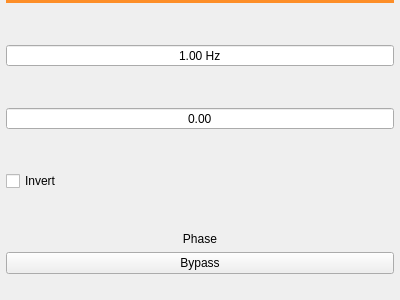
<?xml version="1.0" encoding="UTF-8"?>
<ui version="4.0">
 <class>QPhase</class>
 <widget class="QWidget" name="QPhase">
  <property name="geometry">
   <rect>
    <x>0</x>
    <y>0</y>
    <width>400</width>
    <height>300</height>
   </rect>
  </property>
  <property name="contextMenuPolicy">
   <enum>Qt::NoContextMenu</enum>
  </property>
  <property name="windowTitle">
   <string>Form</string>
  </property>
  <layout class="QVBoxLayout" name="verticalLayout">
   <property name="leftMargin">
    <number>6</number>
   </property>
   <property name="topMargin">
    <number>0</number>
   </property>
   <property name="rightMargin">
    <number>6</number>
   </property>
   <property name="bottomMargin">
    <number>6</number>
   </property>
   <item>
    <widget class="Line" name="line">
     <property name="styleSheet">
      <string notr="true">color: #FD8E28;</string>
     </property>
     <property name="frameShadow">
      <enum>QFrame::Plain</enum>
     </property>
     <property name="lineWidth">
      <number>4</number>
     </property>
     <property name="orientation">
      <enum>Qt::Horizontal</enum>
     </property>
    </widget>
   </item>
   <item>
    <spacer name="verticalSpacer_3">
     <property name="orientation">
      <enum>Qt::Vertical</enum>
     </property>
     <property name="sizeHint" stdset="0">
      <size>
       <width>20</width>
       <height>40</height>
      </size>
     </property>
    </spacer>
   </item>
   <item>
    <widget class="QMyDoubleSpinBox" name="doubleSpinBoxFc">
     <property name="contextMenuPolicy">
      <enum>Qt::NoContextMenu</enum>
     </property>
     <property name="alignment">
      <set>Qt::AlignCenter</set>
     </property>
     <property name="buttonSymbols">
      <enum>QAbstractSpinBox::NoButtons</enum>
     </property>
     <property name="suffix">
      <string> Hz</string>
     </property>
     <property name="minimum">
      <double>1.000000000000000</double>
     </property>
     <property name="maximum">
      <double>20000.000000000000000</double>
     </property>
    </widget>
   </item>
   <item>
    <spacer name="verticalSpacer_2">
     <property name="orientation">
      <enum>Qt::Vertical</enum>
     </property>
     <property name="sizeHint" stdset="0">
      <size>
       <width>20</width>
       <height>40</height>
      </size>
     </property>
    </spacer>
   </item>
   <item>
    <widget class="QMyDoubleSpinBox" name="doubleSpinBoxQ">
     <property name="contextMenuPolicy">
      <enum>Qt::NoContextMenu</enum>
     </property>
     <property name="alignment">
      <set>Qt::AlignCenter</set>
     </property>
     <property name="buttonSymbols">
      <enum>QAbstractSpinBox::NoButtons</enum>
     </property>
    </widget>
   </item>
   <item>
    <spacer name="verticalSpacer_4">
     <property name="orientation">
      <enum>Qt::Vertical</enum>
     </property>
     <property name="sizeHint" stdset="0">
      <size>
       <width>20</width>
       <height>40</height>
      </size>
     </property>
    </spacer>
   </item>
   <item>
    <widget class="QCheckBox" name="checkBoxInvert">
     <property name="contextMenuPolicy">
      <enum>Qt::NoContextMenu</enum>
     </property>
     <property name="text">
      <string>Invert</string>
     </property>
    </widget>
   </item>
   <item>
    <spacer name="verticalSpacer">
     <property name="orientation">
      <enum>Qt::Vertical</enum>
     </property>
     <property name="sizeHint" stdset="0">
      <size>
       <width>20</width>
       <height>40</height>
      </size>
     </property>
    </spacer>
   </item>
   <item>
    <widget class="QLabel" name="label">
     <property name="text">
      <string notr="true">Phase</string>
     </property>
     <property name="alignment">
      <set>Qt::AlignCenter</set>
     </property>
    </widget>
   </item>
   <item>
    <widget class="QPushButton" name="pushButtonBypass">
     <property name="text">
      <string notr="true">Bypass</string>
     </property>
     <property name="checkable">
      <bool>true</bool>
     </property>
    </widget>
   </item>
   <item>
    <spacer name="verticalSpacer_5">
     <property name="orientation">
      <enum>Qt::Vertical</enum>
     </property>
     <property name="sizeType">
      <enum>QSizePolicy::Fixed</enum>
     </property>
     <property name="sizeHint" stdset="0">
      <size>
       <width>20</width>
       <height>20</height>
      </size>
     </property>
    </spacer>
   </item>
  </layout>
 </widget>
 <customwidgets>
  <customwidget>
   <class>QMyDoubleSpinBox</class>
   <extends>QDoubleSpinBox</extends>
   <header>QMyDoubleSpinBox.hpp</header>
  </customwidget>
 </customwidgets>
 <resources/>
 <connections/>
</ui>
